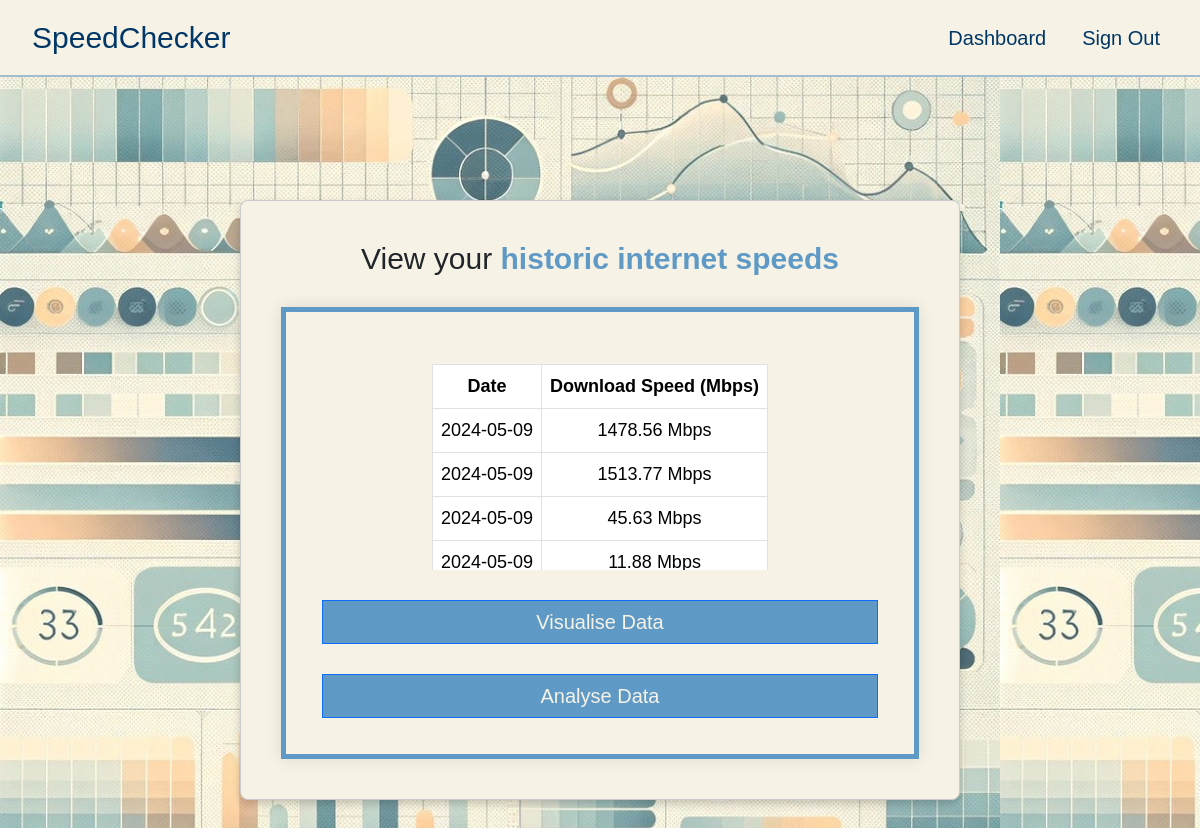
The page /data (signed in) on the database as committed earlier.
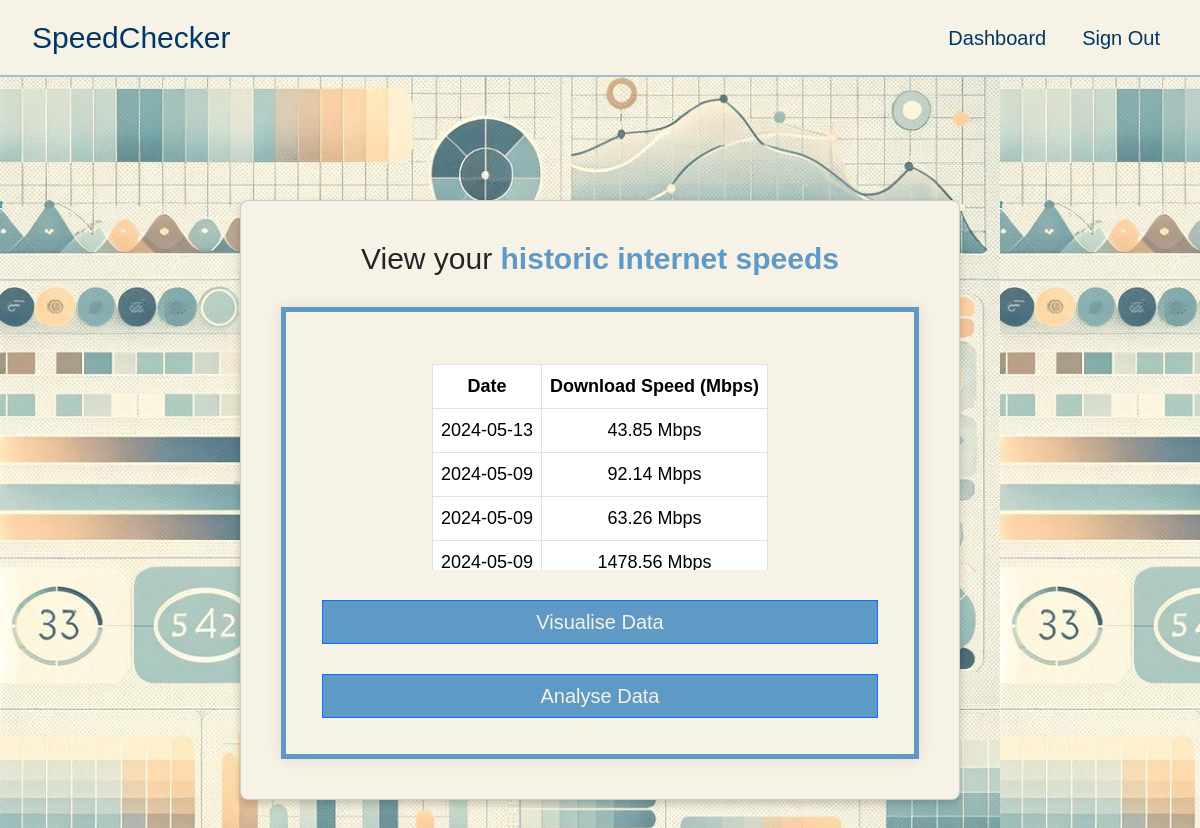
The same page on the database as committed later.
### server.py (models this page shows)
class Speed(db.Model):
    __tablename__ = "speeds"
    id: Mapped[int] = mapped_column(Integer, primary_key=True)
    user_id: Mapped[int] = mapped_column(Integer, db.ForeignKey("users.id"))
    user = relationship("User", back_populates="speeds", lazy='subquery')
    speed: Mapped[float] = mapped_column(Float,nullable=False)
    date: Mapped[datetime] = mapped_column(DateTime, nullable=False)

### server.py (the view)
@app.route("/data", methods=["GET", "POST"])
@login_required
def data():
    speeds = Speed.query.filter_by(user_id=current_user.id).order_by(Speed.date.desc()).all()
    if len(speeds) < 1:
        message = "You have no data yet - please run a speed test."
    else:
        message = ""
    return render_template("data.html",speeds=speeds, message=message)

### server.py (called while the page is built)
def create_app():
    app = Flask(__name__)
    app.config['SECRET_KEY'] = os.getenv("SECRET_KEY")
    app.config['SQLALCHEMY_DATABASE_URI'] = os.getenv("SQLALCHEMY_DATABASE_URI")
    app.config['SQLALCHEMY_TRACK_MODIFICATIONS'] = False
    db.init_app(app)
    migrate.init_app(app, db)
    login_manager.init_app(app)
    bootstrap.init_app(app)
    @login_manager.user_loader
    def load_user(user_id):
        return User.query.get(int(user_id))
    return app

### templates/data.html (shortened to what this page needs)
<!DOCTYPE html>
<html lang="en">
<head>
    {{ bootstrap.load_css() }}
    {% include "navbar.html" %}
    <link href="static/css/data.css" rel="stylesheet" />
</head>
<body>
    <div class="data-container">
        <div class="main-box">
            <h1>View your <span class="highlight">historic internet speeds</span></h1>
            <div class="container" id="container1">
                <div class="table-responsive">
                    <table class="table table-bordered table-hover">
                        <thead>
                            <tr>
                                <th>Date</th>
                                <th>Download Speed (Mbps)</th>
                            </tr>
                        </thead>
                        <tbody>
                            {% for speed in speeds %}
                                <tr>
                                    <td>{{ speed.date.strftime('%Y-%m-%d') }}</td>
                                    <td>{{ speed.speed }} Mbps</td>
                                </tr>
                            {% endfor %}
                        </tbody>
                    </table>
                </div>
                <a href="{{ url_for('visualise') }}" class="btn btn-primary btn-block">Visualise Data</a>
                <a href="{{ url_for('analyse') }}" class="btn btn-primary btn-block">Analyse Data</a>
            </div>
        </div>
    </div>
    {% include "base-scripts.html" %}
</body>
</html>

### templates/navbar.html (shortened to what this page needs)
<!DOCTYPE html>
<html lang="en">
<head>
  {{ bootstrap.load_css() }}
        <link href="static/css/navbar.css" rel="stylesheet" />
</head>
<nav class="navbar navbar-expand-lg navbar-light">
    <div class="container-fluid">
        <a class="navbar-brand" href="{{ url_for('home') }}">SpeedChecker</a>
        <div class="collapse navbar-collapse" id="navbarResponsive">
            <ul class="navbar-nav ms-auto">
                {% if current_user.is_authenticated: %}
                <li class="nav-item">
                    <a class="nav-link" href="{{ url_for('dashboard') }}">Dashboard</a>
                </li>
                <li class="nav-item">
                    <a class="nav-link" href="{{ url_for('logout') }}">Sign Out</a>
                </li>
                {% endif %}
            </ul>
        </div>
    </div>
</nav>
</html>

### templates/base-scripts.html (shortened to what this page needs)
<!DOCTYPE html>
<html lang="en">
<head>
</head>
<body>
</body>
</html>

### static/css/navbar.css (style rules this page uses)
.navbar { position: fixed; top: 0; width: 100%; transition: top 0.3s; flex-shrink: 0; background-color: #f6f2e6; border-bottom: 2px solid #a3bdd0; padding: 10px 20px; z-index: 9999; }
.navbar-brand { font-family: 'Raleway', sans-serif; font-size: 30px; color: #003766; transition: color 0.3s ease-in-out; }
.nav-item { margin-left: 20px; }
.nav-link { font-family: 'Raleway', sans-serif; font-size: 20px; color: #003766; transition: color 0.3s ease-in-out; }
.navbar-collapse { flex-grow: 1; flex-basis: auto; }

### static/css/data.css (style rules this page uses)
body { margin: 0; padding: 0; font-family: "Raleway", sans-serif; display: flex; flex-direction: column; min-height: 100vh; background-image: url('../images/background.jpg'); background-repeat: repeat; background-size: contain; background-position: 0% 100%; }
.highlight { color: #5f9ac6; font-weight: bold; }
.data-container { width: 100%; max-width: 2000px; margin: auto; display: flex; flex-direction: column; align-items: center; justify-content: center; height: 1000px; }
.main-box { background-color: #f6f2e6; padding: 40px; border: 1px solid #ccc; margin: 0 20px; box-shadow: 0 4px 8px rgba(0, 0, 0, 0.2); border-radius: 8px; min-width: 500px; width: 60%; height: 60%; display: flex; flex-direction: column; justify-content: flex-start; align-items: stretch; }
.container { background-color: #f6f2e6; min-width: 80%; max-width: 100%; max-height: 100%; display: flex; flex-direction: column; justify-content: center; align-items: center; border: 5px solid #5f9ac6; box-shadow: 0 0 15px rgba(0, 0, 0, 0.1); padding: 36px; text-align: center; font-size: 18px; overflow: auto; flex-shrink: 1; }
.btn.btn-primary { font-size: 20px; width: 100%; margin-top: 30px; background-color: #5f9ac6; color: #f6f2e6; border-radius: 0; transition: background-color 0.3s, color 0.3s; }
.data-container .main-box h1 { margin-top: 0; padding-top: 0; margin-bottom: 30px; text-align: center; font-size:30px; }

Rows that differ between the two databases and show on the page:
no longer on this page (row unchanged): Speed: date "2024-05-09", speed "1513.77"
no longer on this page (row unchanged): Speed: date "2024-05-09", speed "45.63"
no longer on this page (row unchanged): Speed: date "2024-05-09", speed "11.88"
added Speed: date "2024-05-13", speed "43.85"
added Speed: date "2024-05-09", speed "92.14"
added Speed: date "2024-05-09", speed "63.26"
